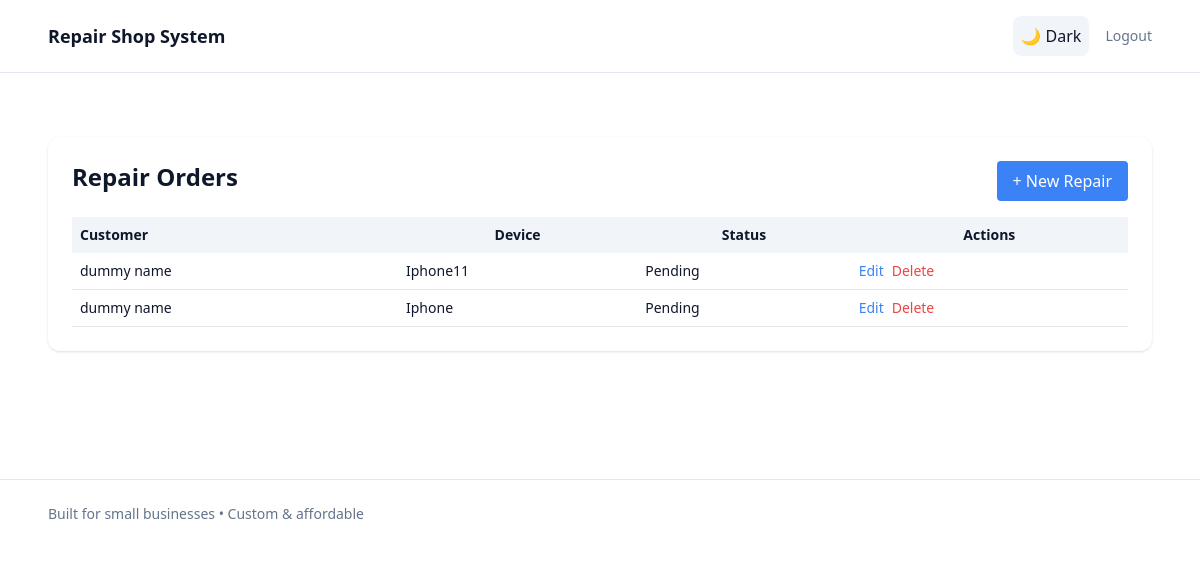
Page /repairs/ (signed in) on the committed database.
### app/models.py (models this page shows)
class RepairOrder(db.Model):
    id = db.Column(db.Integer, primary_key=True)
    customer_id = db.Column(db.Integer, db.ForeignKey('customer.id'), nullable=False)
    device = db.Column(db.String(100), nullable=False)
    issue_description = db.Column(db.Text, nullable=False)
    status = db.Column(db.String(50), default='Pending')
    created_at = db.Column(db.DateTime, server_default=db.func.now())
    customer = db.relationship('Customer', backref=db.backref('repair_orders', lazy=True))

class Customer(db.Model):
    id = db.Column(db.Integer, primary_key=True)
    name = db.Column(db.String(100), nullable=False)
    email = db.Column(db.String(120), unique=True, nullable=True)
    phone = db.Column(db.String(20), nullable=False)
    created_at = db.Column(db.DateTime, server_default=db.func.now())

### app/routes/repair_order.py (the view)
@repair_bp.route("/")
def list_repairs():
    if "user_id" not in session:
        return redirect(url_for("auth.login"))
    repairs = RepairOrder.query.order_by(RepairOrder.created_at.desc()).all()
    return render_template("repairs/list.html", repairs=repairs)

### app/templates/repairs/list.html
{% extends "base.html" %}
{% block content %}
<section class="max-w-6xl mx-auto px-6 py-16">
<div class="bg-white dark:bg-slate-900 p-6 rounded-xl shadow">
<div class="flex justify-between mb-4">
    <h2 class="text-2xl font-bold">Repair Orders</h2>
    <a href="{{ url_for('repair.add_repair') }}"
       class="bg-blue-500 text-white px-4 py-2 rounded">+ New Repair</a>
</div>
<table class="w-full text-sm">
<thead class="bg-slate-100 dark:bg-slate-800">
<tr>
    <th class="p-2 text-left">Customer</th>
    <th class="p-2">Device</th>
    <th class="p-2">Status</th>
    <th class="p-2">Actions</th>
</tr>
</thead>
<tbody>
{% for r in repairs %}
<tr class="border-b dark:border-slate-700">
    <td class="p-2">{{ r.customer.name }}</td>
    <td class="p-2">{{ r.device }}</td>
    <td class="p-2">{{ r.status }}</td>
    <td class="p-2 flex gap-2">
        <a href="{{ url_for('repair.edit_repair', id=r.id) }}" class="text-blue-500">Edit</a>
        <form method="post" action="{{ url_for('repair.delete_repair', id=r.id) }}">
            <button class="text-red-500">Delete</button>
        </form>
    </td>
</tr>
{% endfor %}
</tbody>
</table>
</div>
</section>
{% endblock %}

### rows in the picture
RepairOrder: customer.name "dummy name", device "Iphone11", status "Pending"
RepairOrder: customer.name "dummy name", device "Iphone", status "Pending"
